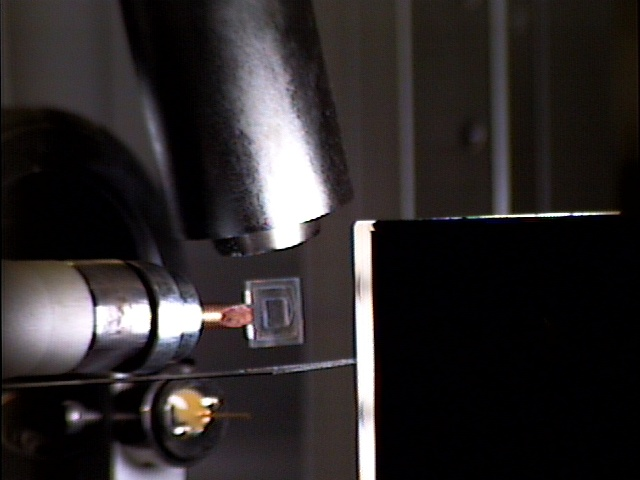
#> input picture LargeCapture/test.jpg, 640 x 480 px
$ python LargePlateMatching.py LargeCapture/test.jpg LargeCapture/test.jpg LargeCapture/test.jpg   (Python 2 division)
#> lines starting #> are read from the running program, lines starting #| are printed output that depends on the picture; after the words box and inside, x2 and y2 are one past the last pixel; in counts of white or black regions, pixels touching at a corner belong together
#from opencv.cv import LoadImageM
#from opencv.highgui import *

import Image
import os,glob
import sys
import cv2

class LargePlateMatching:
    def __init__(self,template_path,template_prefix):
        self.template_path=template_path
        self.template_prefix=template_prefix
        self.isSeiri=False

    def setNewTarget(self,target_ppm):
        self.target_ppm=target_ppm

    def basicProc(self,target_pic,back_pic,gauss=5,prefix="test"):
#> called with target_pic = 'LargeCapture/test.jpg', back_pic = 'LargeCapture/test.jpg', gauss = 5, prefix = 'test'
        pinimage=cv2.imread(target_pic,0)
#> pinimage: shape (480, 640); min 0, max 255, mean 41.7
        back=cv2.imread(back_pic,0)

        dimg=cv2.absdiff(pinimage,back)
#> dimg: shape (480, 640); every value is 0
        cv2.imwrite("./diff.jpg",dimg)

        # Gaussian blur
        blur = cv2.GaussianBlur(dimg,(gauss,gauss),0)

        # 2 valuize
        th = cv2.threshold(blur,20,150,0)[1]
        cv2.imwrite("./%s_bin.jpg"%prefix,th)

        return th

    # [104 lines left out: functions getROI, simple, getPosition, getPosition2, getSimilarity, fileSeiri and 1 more, not called in this run]

    def comp(self,pinimg,back,template_image):
        th=self.basicProc(pinimg,back)
        #cv2.imwrite("th.png",th)

        template=cv2.imread(template_image,0)
        cv2.imwrite("cam1_comp_th.jpg",th)

        result=cv2.matchTemplate(template,th,cv2.TM_CCOEFF_NORMED)
#> result = [1]

        min_val,max_val,min_loc,max_loc=cv2.minMaxLoc(result)
#> min_val = 1; max_val = 1; min_loc = (0, 0); max_loc = (0, 0)
        top_left=max_loc
#> top_left = (0, 0)
        w,h=template.shape[::-1]
#> w = 640; h = 480
        bottom_right=(top_left[0]+w,top_left[1]+h)
#> bottom_right = (640, 480)

        result=cv2.imread(pinimg)
#> result is the input picture: shape (480, 640, 3); mean B, G, R 40.9, 40.4, 44.7
        cv2.rectangle(result,top_left,bottom_right,(255,0,0),2)
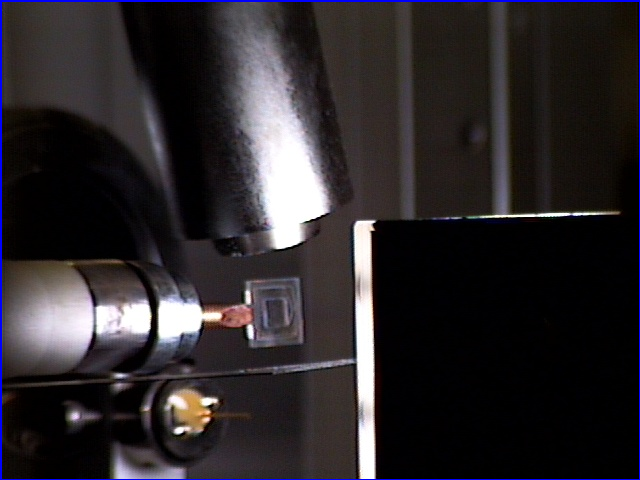
#> result: shape (480, 640, 3); 1.09% of pixels changed, all inside (x1, y1, x2, y2) = (0, 0, 640, 480)
        cv2.imwrite("result1.jpg",result)

        print "Max value=",max_val, "TOP_LEFT=",top_left
#| Max value= 1.0 TOP_LEFT= (0, 0)
        return max_val,top_left

if __name__=="__main__":
    tm=LargePlateMatching("/isilon/BL32XU/BLsoft/PPPP/10.Zoo/TemplateImages/","holder01")
    #tm.simple(sys.argv[1],sys.argv[2])
    pinimg=sys.argv[1]
    back=sys.argv[2]
    template=sys.argv[3]

    tm.comp(pinimg,back,template)
